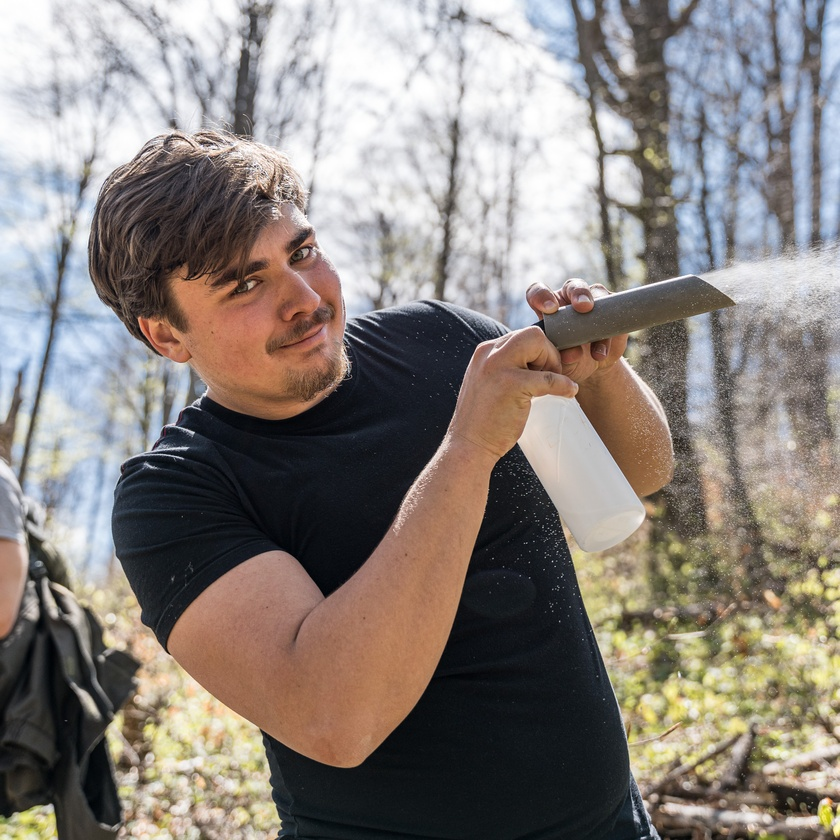
#> input picture assets/organisers/Mikołaj.JPG, 840 x 840 px, shrunk from 4004 x 4004 before the run, given in place of Agata_Mikołaj.jpg, which was not available
$ python crop_organisers.py
#> lines starting #> are read from the running program, lines starting #| are printed output that depends on the picture; pictures that were not available may be replaced by others from this repository, and a replacement may not be noted
from PIL import Image
paths = [
    ('assets/organisers/Agata_Mikołaj.jpg', 'assets/organisers/Agata.jpg', 'assets/organisers/Mikolaj.jpg'),
    ('assets/organisers/Kaja_Zofia.jpg', 'assets/organisers/Kaja.jpg', 'assets/organisers/Zofia.jpg'),
    ('assets/organisers/Amelia_Ewa.jpg', 'assets/organisers/Amelia.jpg', 'assets/organisers/Ewa.jpg')
]
for src, left_out, right_out in paths:
    try:
        img = Image.open(src)
#> img is the input picture: PIL image 840x840 RGB; mean R, G, B 138.3, 130.7, 125.4
    except Exception as e:
        print(f'ERROR opening {src}: {e}')
        continue
    w, h = img.size
#> w = 840; h = 840
    left = img.crop((0, 0, w//2, h))
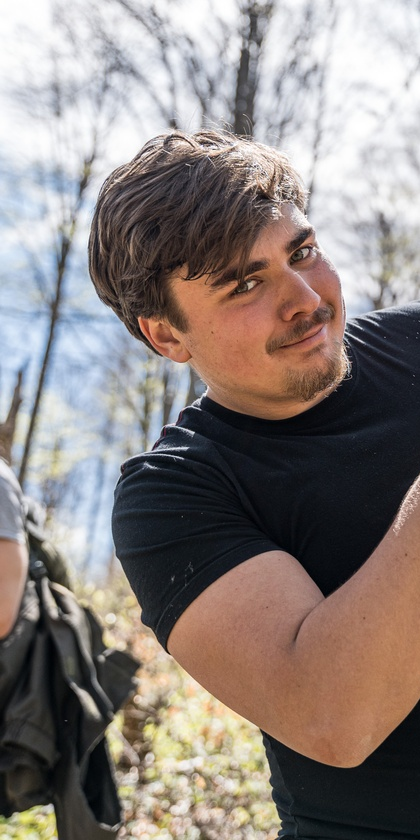
#> left: PIL image 420x840 RGB; mean R, G, B 139.1, 129.5, 125.6
    right = img.crop((w//2, 0, w, h))
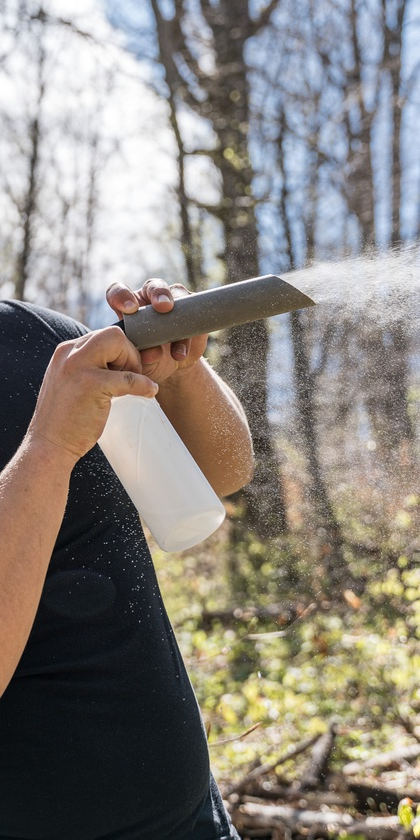
#> right: PIL image 420x840 RGB; mean R, G, B 137.4, 131.8, 125.2
    left.save(left_out)
    right.save(right_out)
    print(f'Created {left_out} and {right_out}')
#> pass 2 of the loop `for src, left_out, right_out in paths:`:
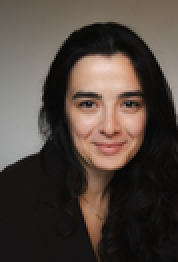
#> input picture assets/organisers/Zosia.png, 89 x 131 px, shrunk from 426 x 623 before the run, given in place of Kaja_Zofia.jpg, which was not available (shown 2 times larger)
#> img is the input picture: PIL image 89x131 RGBA; mean R, G, B, A 79.7, 68.5, 61.8, 255
#> `left = img.crop((0, 0, w//2, h))`:
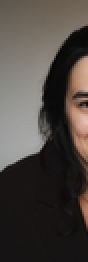
#> left: PIL image 44x131 RGBA (shown 2 times larger); mean R, G, B, A 76.3, 69.8, 65.1, 255
#> `right = img.crop((w//2, 0, w, h))`:
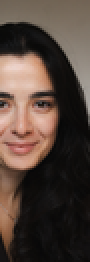
#> right: PIL image 45x131 RGBA (shown 2 times larger); mean R, G, B, A 83, 67.2, 58.6, 255
